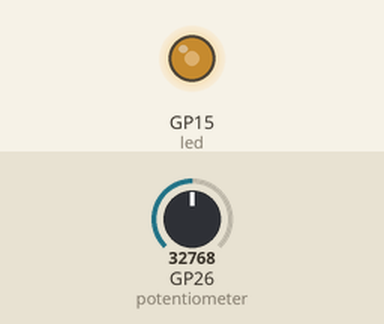
Simulated run of this program. Board: Raspberry Pi Pico running MicroPython. Shown: output pins drawn as LEDs (lit = HIGH). The inputs (shaded band) are chosen by the test bench; at power-on: GP26 (potentiometer) = 32768 (analog values on the 0–65535 scale).

Above: at 1.2 s.
1.3 s: GP26 (potentiometer) set to 45874
At 2.5 s:
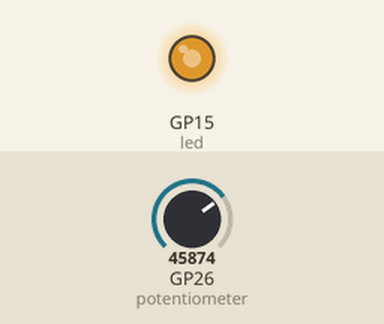
2.8 s: GP26 (potentiometer) set to 57670
At 3.7 s:
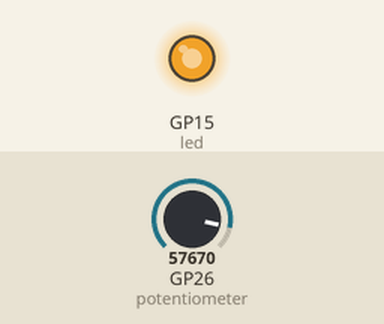
4.3 s: GP26 (potentiometer) set to 7864
At 4.8 s:
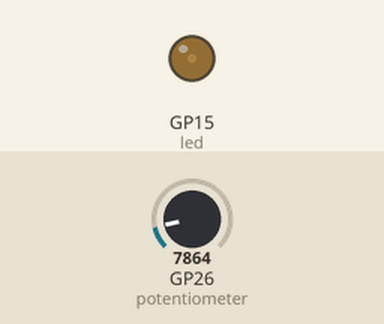
5.8 s: GP26 (potentiometer) set to 0
At 7.2 s:
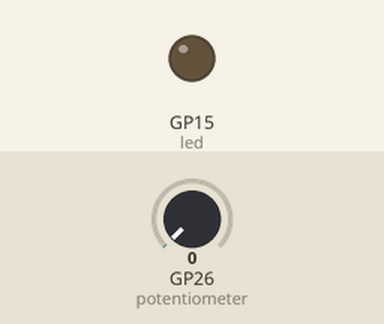
Timing chart, 0 to 8.3 s (numbered marks = the images above; inputs shaded):
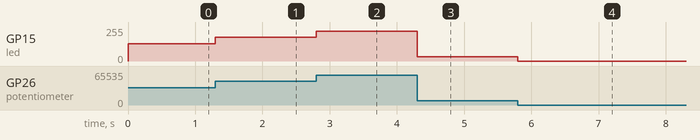

Measured:
- after the input at 1.3 s, GP15 (led): 128/255 → 178/255 at once
- after the input at 2.8 s, GP15 (led): 178/255 → 224/255 at once
- after the input at 4.3 s, GP15 (led): 224/255 → 31/255 at once
- after the input at 5.8 s, GP15 (led): 31/255 → 0/255 at once

The program:

potentiometer_led.py
```python
from time import sleep
from machine import Pin
from machine import ADC
from machine import PWM

led=PWM(Pin(15,Pin.OUT))
led.freq(1000)
potentiometer=ADC(26)


while True:
    led.duty_u16(potentiometer.read_u16())


    
```
